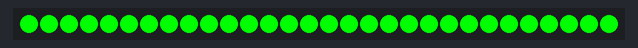
Simulated run of this sketch. Board: Arduino Uno, built with avr-gcc and run on an emulated ATmega328P. On the bench: 30 RGB LEDs in strip order, left to right.

Above: at 0.1 s.
At 0.6 s:
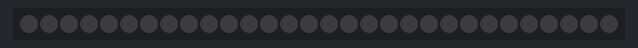

Measured:
- what the display in image 1 shows lasts 0.5 s, from 0.5 s to 1.0 s

The sketch:

led_loop.ino
```cpp
#include <Adafruit_NeoPixel.h>
#define NUM 30
#define PIN 13

Adafruit_NeoPixel leds(NUM, PIN, NEO_GRB + NEO_KHZ800);

void setup() {
  leds.begin();
}

void loop() {
  leds.clear();
  //LED 한번에 켜고 끄기 with 반복문
  for(int i = 0 ; i < 30 ; i++){  //LED 켜기
    leds.setPixelColor(i, 0, 255, 0);
  }
  leds.show();
  delay(500);

  for(int i = 0 ; i < 30 ; i++){ //LED 끄기
    leds.setPixelColor(i, 0, 0, 0);
  }
  leds.show();
  delay(500);

}
```
